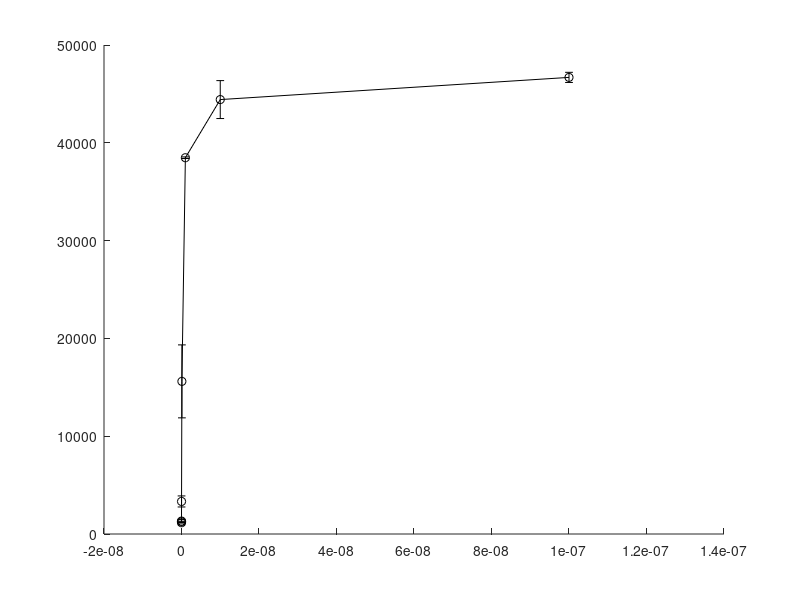

The MATLAB source for this figure: (Note: this script raises an error after producing the figure.)
%Supernatant from B16 OT-1 coculture (9.5.13) was reserved.  Since I don't
%have a great conventional elisa going yet, I piloted a functional elisa.
%Seeded 100k B16s per well, then added a standard curve of IFN-gamma and
%then diluted all of my samples 2 fold + fresh rpmi.  After 24 hours, I
%stained with Dapi and for H-2kb.  

%%
%All cells gated for fsc ssc then live/dead, then of live, H-2kb GMFI
%H-2kb fluorescence for standard curves
Standards=[47055 43049 38532 18244 3728 1427 1289 1175
           46321 45791 38418 12969 2930 1215 1236 1128];
eSt=std(Standards);
mSt=mean(Standards);
       
gamma1=[100e-9 10e-9 1e-9 100e-12 10e-12 1e-12 100e-15 0];

figure()
errorbar(gamma1, mSt, eSt, '-ko', 'markeredgecolor', 'k', 'markerfacecolor', 'k', 'markersize', 10)
set(gca, 'Fontsize', 20, 'xscale', 'log', 'yscale', 'log')
set(gcf, 'color', 'w')
xlabel('log [IFN-\gamma], (M)')
ylabel('log H-2K^b GMFI')
title('IFN-\gamma Functional Elisa Standards')
box on

%Values from fitted standard curve
T=46132;
B=1205;
E=2.1e-10;

%%
%Experimental values - for H-2Kb

Exp=[1753 1238 877 973 1186 1399 
     2262 1293 1121 1232 1255 1410
     12591 6483 1674 1423 1480 1438
     10779 4437 1787 1535 1107 1396
     32459 17461 3657 1475 1348 1314
     35585 14002 1900 1604 1223 1221
     41374 12452 2433 1390 1177 1141
     36458 10024 1464 1203 1206 1267
     29735 16478 2286 1808 1503 1673
     33951 18665 1693 1483 1320 1361];
 
 %Values from fitted standard curve
T=46132;
B=1205;
E=2.1e-10;

gamma=(Exp-B)./(T-Exp).*E; %interpolate IFN-gamma concentrations from standard curve

gamma=gamma*2; %all supernatants were diluted 2 fold for experiment

time=[5.5 17.5 29.5 41.5 53.5];

N1=[gamma(1:2,1), gamma(3:4,1), gamma(5:6,1), gamma(7:8,1), gamma(9:10,1)];
eN1=std(N1);
mN1=mean(N1);

N2=[gamma(1:2,2), gamma(3:4,2), gamma(5:6,2), gamma(7:8,2), gamma(9:10,2)];
eN2=std(N2);
mN2=mean(N2);

N3=[gamma(1:2,3), gamma(3:4,3), gamma(5:6,3), gamma(7:8,3), gamma(9:10,3)];
eN3=std(N3);
mN3=mean(N3);

N1_UP=[gamma(1:2,4), gamma(3:4,4), gamma(5:6,4), gamma(7:8,4), gamma(9:10,4)];
eN1UP=std(N1_UP);
mN1UP=mean(N1_UP);

N2_UP=[gamma(1:2,5), gamma(3:4,5), gamma(5:6,5), gamma(7:8,5), gamma(9:10,5)];
eN2UP=std(N2_UP);
mN2UP=mean(N2_UP);

N3_UP=[gamma(1:2,6), gamma(3:4,6), gamma(5:6,6), gamma(7:8,6), gamma(9:10,6)];
eN3UP=std(N3_UP);
mN3UP=mean(N3_UP);

figure()
hold on
errorbar(time, mN1, eN1, '-ko', 'markeredgecolor', 'k', 'markerfacecolor', 'r', 'markersize', 10)
errorbar(time, mN2, eN2, '-ko', 'markeredgecolor', 'k', 'markerfacecolor', 'y', 'markersize', 10)
errorbar(time, mN3, eN3, '-ko', 'markeredgecolor', 'k', 'markerfacecolor', 'b', 'markersize', 10)
errorbar(time, mN1UP, eN1UP, '--ko', 'markeredgecolor', 'k', 'markerfacecolor', 'r', 'markersize', 10)
errorbar(time, mN2UP, eN2UP, '--ko', 'markeredgecolor', 'k', 'markerfacecolor', 'y', 'markersize', 10)
errorbar(time, mN3UP, eN3UP, '--ko', 'markeredgecolor', 'k', 'markerfacecolor', 'b', 'markersize', 10)
set(gca, 'Fontsize', 20, 'yscale', 'log', 'ylim', [10e-14, 10e-9], 'ygrid', 'on', 'xgrid', 'on')
set(gcf, 'color', 'w')
xlabel('Time, (hours)')
ylabel('[IFN-\gamma], (M)')
title('IFN-\gamma Accumulation')
legend('10e5 B16 + 100nM Ova', '10e4', '10e3', '10e5 B16 - Unpulsed', '10e4', '10e3')
box on
